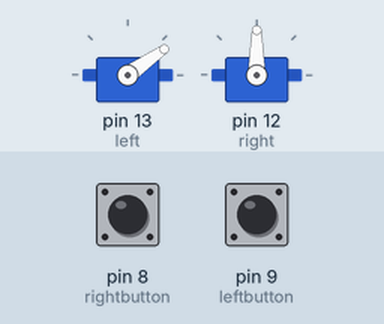
Recording of a sketch running on a simulated Arduino Uno, built with avr-gcc and run on an emulated ATmega328P. Shown: 2 × servo. The inputs (shaded band) are chosen by the test bench; at power-on: pin 8 (rightbutton) LOW, pin 9 (leftbutton) LOW. What the sketch prints to the serial monitor is not drawn.

Above: at 1.2 s.
1.3 s: pin 8 (rightbutton) pulled HIGH for 0.15 s
At 2.5 s:
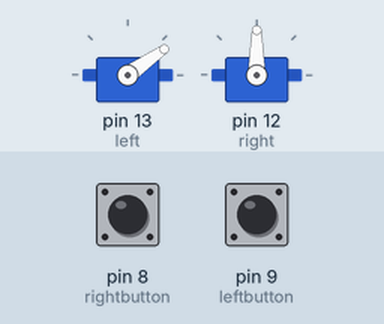
2.9 s: pin 9 (leftbutton) pulled HIGH for 0.15 s
At 3.7 s:
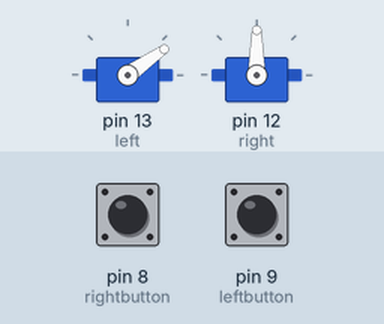
Timing chart, 0 to 5.9 s (numbered marks = the images above; inputs shaded):
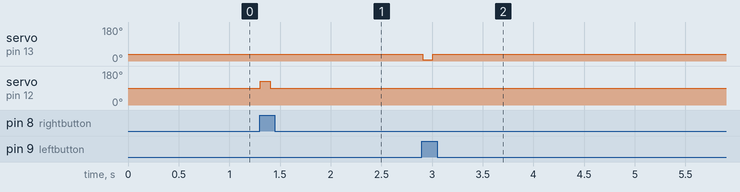

Measured:
- after the input at 1.3 s, servo on pin 12 (right): 90° → 125° at once, → 90° 0.10 s later
- after the input at 2.9 s, servo on pin 13 (left): 35° → 7° at once, → 35° 0.10 s later

The sketch:

servomotor.ino
```cpp
#include <Servo.h>

Servo left,right;

int leftbutton = 9, rightbutton = 8, once = 0;

void setup() {
  // put your setup code here, to run once:

  left.attach(13);
  left.write(35);
  right.attach(12);
  right.write(90);

  Serial.begin(9600);
  pinMode(leftbutton, INPUT);
  pinMode(rightbutton, INPUT);

}

void loop() {
  // put your main code here, to run repeatedly:

  int lefton = digitalRead(9);
  int righton = digitalRead(8);
  Serial.println(lefton);
  Serial.println(righton);

  if(!once) {
    if(lefton == 1){
      once = 1;
    left.write(7);
    delay(100);
    left.write(35);
    }
    if(righton == 1){
      once = 1;
    right.write(125);
    delay(100);
    right.write(90);
    }
  }

  delay(100);
  if(!lefton && !righton) once = 0;
}
```
